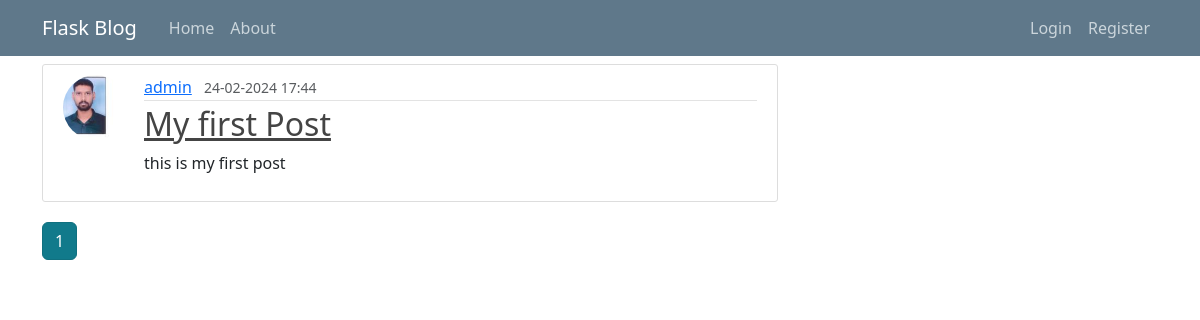
Page /user/admin on the earlier database version.
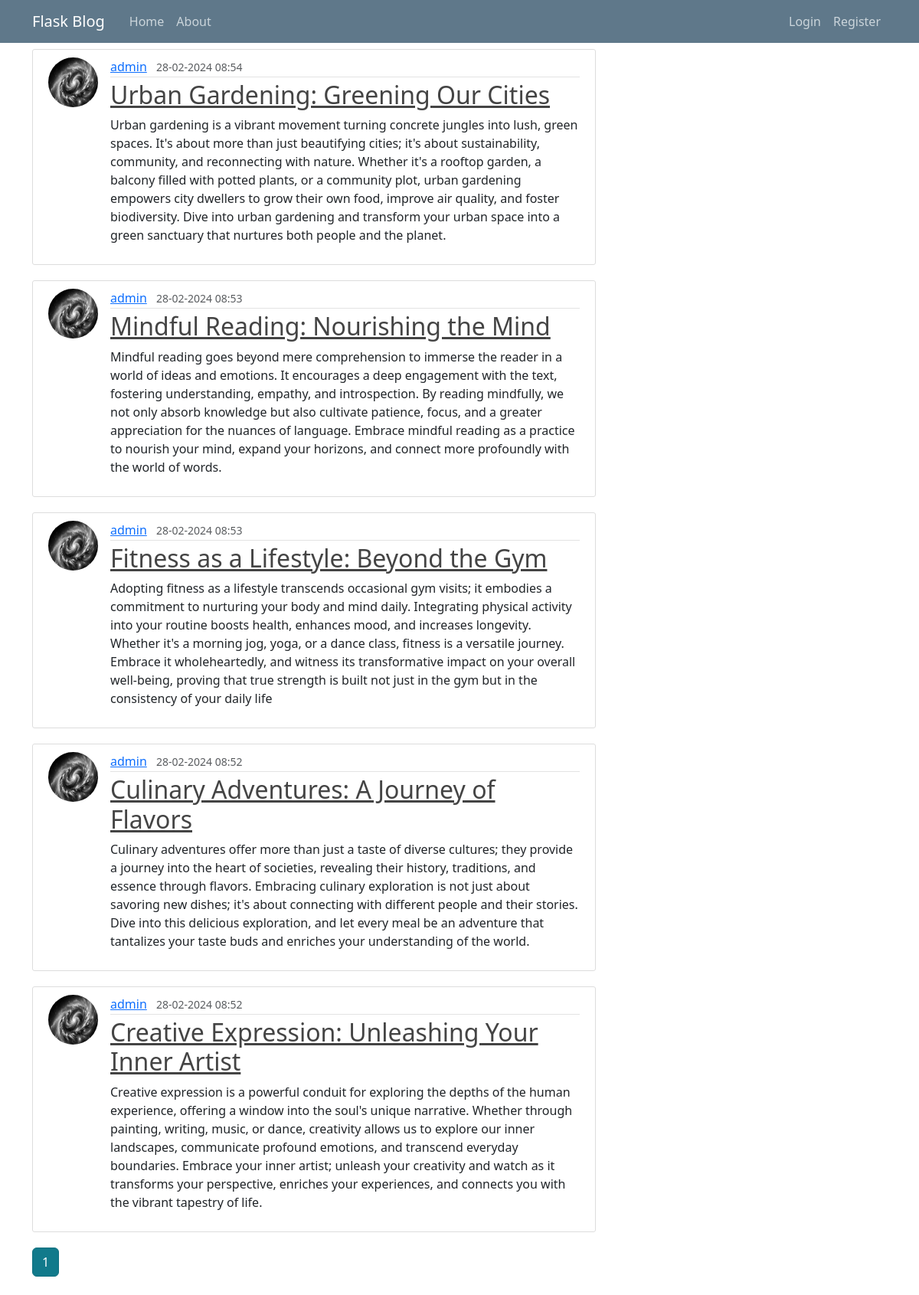
Same page on the later database version.
### app/models.py (models this page shows, shortened)
class Posts(db.Model):
    id = db.Column(db.Integer, primary_key=True)
    title = db.Column(db.String(20), nullable=False)
    date_posted = db.Column(db.DateTime, nullable=False, default=datetime.utcnow)
    content = db.Column(db.Text, nullable=False)
    user_id = db.Column(db.Integer, db.ForeignKey('user.id'),nullable=False)

class User(db.Model, UserMixin):
    id = db.Column(db.Integer, primary_key=True)
    username: str = db.Column(db.String(20), unique=True, nullable=False)
    email: str = db.Column(db.String(120), unique=True, nullable=False)
    image_file: str = db.Column(db.String(120), nullable=False, default='default.jpg')
    password = db.Column(db.String(60), nullable=False)
    posts = db.relationship('Posts',
                            backref='author', lazy=True)

### app/users/routes.py (the view)
@users.route("/user/<string:username>")
def user_post(username):
    page = request.args.get('page', 1, type=int)
    user = User.query.filter_by(username=username).first_or_404()
    posts = Posts.query.filter_by(author=user)\
        .order_by(Posts.date_posted.desc())\
        .paginate(page=page, per_page=5)  # Adjusted per_page to 5 as in the first function
    return render_template('user_post.html', posts=posts, user=user)  # Adjusted to use 'user_posts.html'

### app/templates/user_post.html
{% extends "layout.html" %}
{% block content %}
    <h1 class="mb-3">Post By {{ user.username}} ({{posts.total}})</h1>
    {% for post in posts.items %}
        <article class="media content-section">
            <img class="rounded-circle article-img" src="{{ url_for('static', filename='profile-pictures/' ~ post.author.image_file) }}">
          <div class="media-body">
            <div class="article-metadata">
              <a class="mr-2" href="{{ url_for('users.user_post', username=post.author.username)}}">{{ post.author.username }}</a>
              <small class="text-muted">{{ post.date_posted.strftime('%d-%m-%Y %H:%M') }}</small>
            </div>
            <h2><a class="article-title" href="{{ url_for('posts.post', post_id=post.id) }}">{{ post.title }}</a></h2>
            <p class="article-content">{{ post.content }}</p>
          </div>
        </article>
    {% endfor %}
    {% for page_num in posts.iter_pages(left_edge=1, right_edge=1, left_current=1, right_current=2) %}
        {% if page_num %}
            {% if posts.page == page_num %}
                <a class="btn btn-info active mb-4" href="{{ url_for('users.user_post', username=user.username, page=page_num) }}">{{ page_num }}</a>
            {% else %}
                <a class="btn btn-outline-info mb-4" href="{{ url_for('users.user_post', username=user.username, page=page_num) }}">{{ page_num }}</a>
            {% endif %}
        {% else %}
            ...
        {% endif %}
    {% endfor %}
{% endblock content %}

Differences in the rows shown:
removed Posts: image_file (picture), author.username "admin", date_posted "24-02-2024 17:44", title "My first Post", content "this is my first post"
added Posts: image_file (picture), author.username "admin", date_posted "28-02-2024 08:54", title "Urban Gardening: Greening Our Cities", content "Urban gardening is a vibrant movement turning concrete jungles into lush, green spaces. It's about more than just beautifying cities; it's about sustainability, community, and reconnecting with nature. Whether it's a rooftop garden, a balcony filled with potted plants, or a community plot, urban gardening empowers city dwellers to grow their own food, improve air quality, and foster biodiversity. Dive into urban gardening and transform your urban space into a green sanctuary that nurtures both people and the planet."
added Posts: image_file (picture), author.username "admin", date_posted "28-02-2024 08:53", title "Mindful Reading: Nourishing the Mind", content "Mindful reading goes beyond mere comprehension to immerse the reader in a world of ideas and emotions. It encourages a deep engagement with the text, fostering understanding, empathy, and introspection. By reading mindfully, we not only absorb knowledge but also cultivate patience, focus, and a greater appreciation for the nuances of language. Embrace mindful reading as a practice to nourish your mind, expand your horizons, and connect more profoundly with the world of words."
added Posts: image_file (picture), author.username "admin", date_posted "28-02-2024 08:53", title "Fitness as a Lifestyle: Beyond the Gym", content "Adopting fitness as a lifestyle transcends occasional gym visits; it embodies a commitment to nurturing your body and mind daily. Integrating physical activity into your routine boosts health, enhances mood, and increases longevity. Whether it's a morning jog, yoga, or a dance class, fitness is a versatile journey. Embrace it wholeheartedly, and witness its transformative impact on your overall well-being, proving that true strength is built not just in the gym but in the consistency of your daily life"
added Posts: image_file (picture), author.username "admin", date_posted "28-02-2024 08:52", title "Culinary Adventures: A Journey of Flavors", content "Culinary adventures offer more than just a taste of diverse cultures; they provide a journey into the heart of societies, revealing their history, traditions, and essence through flavors. Embracing culinary exploration is not just about savoring new dishes; it's about connecting with different people and their stories. Dive into this delicious exploration, and let every meal be an adventure that tantalizes your taste buds and enriches your understanding of the world."
added Posts: image_file (picture), author.username "admin", date_posted "28-02-2024 08:52", title "Creative Expression: Unleashing Your Inner Artist", content "Creative expression is a powerful conduit for exploring the depths of the human experience, offering a window into the soul's unique narrative. Whether through painting, writing, music, or dance, creativity allows us to explore our inner landscapes, communicate profound emotions, and transcend everyday boundaries. Embrace your inner artist; unleash your creativity and watch as it transforms your perspective, enriches your experiences, and connects you with the vibrant tapestry of life."
